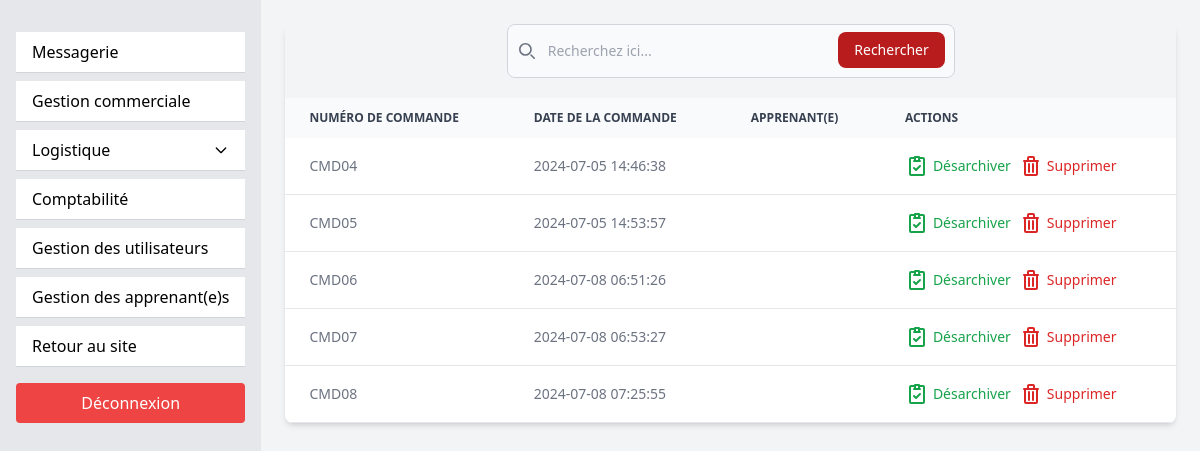
The app's page /back_office/orders_finished.php (signed in), older data.
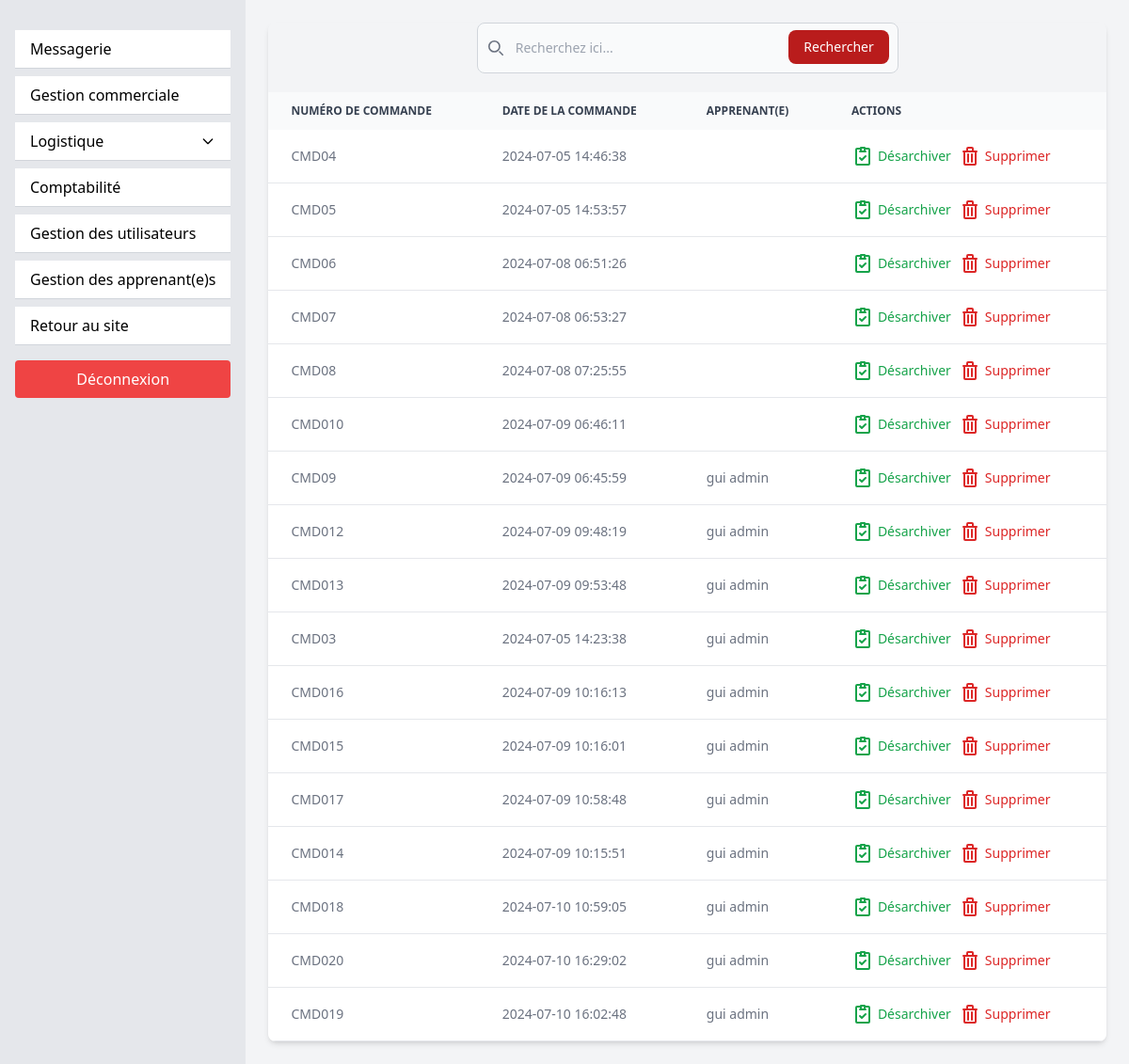
The same page, newer data.
### tables this page shows
CREATE TABLE `completed_orders` (
  `id` int NOT NULL,
  `order_id` int NOT NULL,
  `user_name` varchar(255) NOT NULL,
  `user_firstname` varchar(255) NOT NULL,
  `user_id` int NOT NULL,
  `email` varchar(255) NOT NULL,
  `total_price` int NOT NULL,
  `date_order` datetime NOT NULL,
  `livraison` varchar(255) NOT NULL,
  `product_id` int NOT NULL,
  `product_name` varchar(255) NOT NULL,
  `user_adress` varchar(255) NOT NULL,
  `quantity` int NOT NULL,
  `phone_number` int NOT NULL,
  `product_price` int NOT NULL,
  `statut` varchar(255) NOT NULL,
  `nom_admin` varchar(255) NOT NULL
);

### src/back_office/orders_finished.php (the view, shortened to what this page needs)
<?php
require_once("../connect.php");
$sql= "SELECT * FROM completed_orders";
$query = $db->prepare($sql);
$query->execute();
$orders= $query->fetchAll(PDO::FETCH_ASSOC);
?>
<!doctype html>
<html lang="fr">
<head>
    <link rel="stylesheet" href="../styles/output.css">
    <link rel="stylesheet" href="../styles/reset.css">
</head>
<body class="flex min-h-screen bg-gray-100">
    <?php include('navback.php'); ?>
    <div class="flex-1 p-6">
        <div class="relative overflow-x-auto shadow-md sm:rounded-lg">
            <form class="max-w-md mx-auto mb-5">
                <div class="relative">
                    <div class="absolute inset-y-0 left-0 flex items-center pl-3 pointer-events-none">
                    </div>
                    <input type="search" id="default-search"
                        class="block w-full p-4 pl-10 text-sm text-gray-900 border border-gray-300 rounded-lg bg-gray-50 focus:ring-red-500 focus:border-red-500"
                        placeholder="Recherchez ici..." required />
                    <button type="submit"
                        class="text-white absolute right-2.5 bottom-2.5 bg-red-700 hover:bg-red-600 focus:ring-4 focus:outline-none focus:ring-red-300 font-medium rounded-lg text-sm px-4 py-2">Rechercher</button>
                </div>
            </form>
            <form action="orders_finished.php" method="post">
                <table class="w-full text-sm text-left text-gray-500">
                    <thead class="text-xs text-gray-700 uppercase bg-gray-50">
                        <tr>
                            <th scope="col" class="px-6 py-3">Numéro de commande</th>
                            <th scope="col" class="px-6 py-3">Date de la commande</th>
                            <th scope="col" class="px-6 py-3">Apprenant(e)</th>
                            <th scope="col" class="px-6 py-3">Actions</th>
                        </tr>
                    </thead>
                    <tbody>
                        <?php
               $displayedOrderIds = [];
               foreach($orders as $order) {
                 $orderId = $order["order_id"];
                 $displayOrderId = 'CMD0' . $orderId;
                 if (!in_array($orderId, $displayedOrderIds)) {
                   $displayedOrderIds[] = $orderId;
                   ?>
                        <tr class="bg-white border-b hover:bg-gray-50">
                            <td class="px-6 py-4"><?=$displayOrderId?></td>
                            <td class="px-6 py-4"><?=$order["date_order"]?></td>
                            <td class="px-6 py-4"><?=$order["nom_admin"]?></td>
                            <td class="flex items-center px-6 py-4 space-x-2">
                                <a href="orders.php"
                                    class="font-medium text-green-600 hover:underline flex items-center space-x-1">
                                    <span>Désarchiver</span>
                                </a>
                                <a href="delete_order.php?id=1"
                                    class="font-medium text-red-600 hover:underline flex items-center space-x-1">
                                    <span>Supprimer</span>
                                </a>
                            </td>
                        </tr>
                        <?php
            }}
            ?>
                    </tbody>
                </table>
            </form>
        </div>
    </div>
</body>
</html>

Row changes from the older to the newer data that the page shows:
added completed_orders: order "CMD010", date_order "2024-07-09 06:46:11"
added completed_orders: order "CMD09", date_order "2024-07-09 06:45:59", nom_admin "gui admin"
added completed_orders: order "CMD012", date_order "2024-07-09 09:48:19", nom_admin "gui admin"
added completed_orders: order "CMD013", date_order "2024-07-09 09:53:48", nom_admin "gui admin"
added completed_orders: order "CMD03", date_order "2024-07-05 14:23:38", nom_admin "gui admin"
added completed_orders: order "CMD016", date_order "2024-07-09 10:16:13", nom_admin "gui admin"
added completed_orders: order "CMD015", date_order "2024-07-09 10:16:01", nom_admin "gui admin"
added completed_orders: order "CMD017", date_order "2024-07-09 10:58:48", nom_admin "gui admin"
added completed_orders: order "CMD014", date_order "2024-07-09 10:15:51", nom_admin "gui admin"
added completed_orders: order "CMD018", date_order "2024-07-10 10:59:05", nom_admin "gui admin"
added completed_orders: order "CMD020", date_order "2024-07-10 16:29:02", nom_admin "gui admin"
added completed_orders: order "CMD019", date_order "2024-07-10 16:02:48", nom_admin "gui admin"
